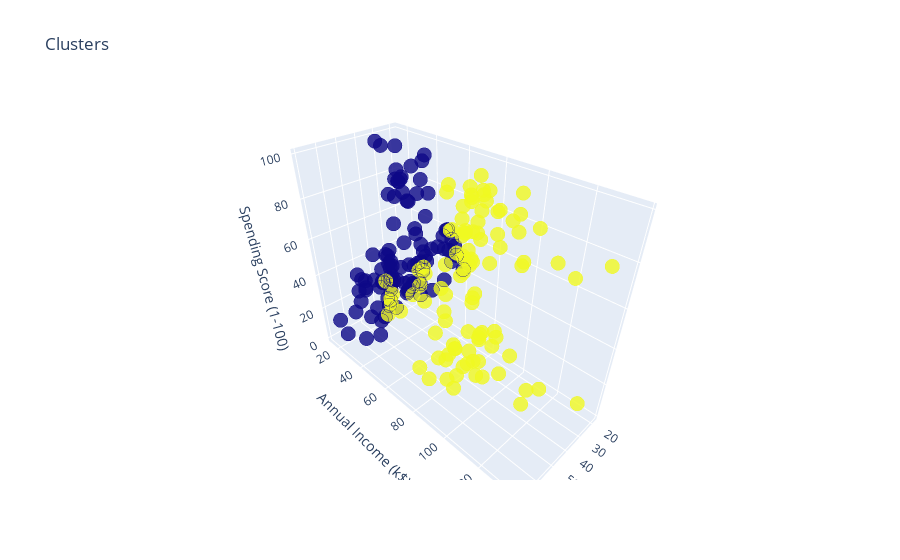

The code cell stored with this chart in its notebook:
### Code cell
import plotly as py
import plotly.graph_objs as go 

df_cli['label3'] =  labels3
trace1 = go.Scatter3d(
    x= df_cli['Age'],
    y= df_cli['Annual Income (k$)'],
    z= df_cli['Spending Score (1-100)'],
    mode='markers',
     marker=dict(
        color = df_cli['label3'], 
        size= 5,
        line=dict(
            color= df_cli['label3'],
            width= 12
        ),
        opacity=0.8
     )
)
data = [trace1]
layout = go.Layout(
    title= 'Clusters',
    scene = dict(
            xaxis = dict(title  = 'Age'),
            yaxis = dict(title  = 'Annual Income (k$)'),
            zaxis = dict(title  = 'Spending Score (1-100)')
        )
)
fig = go.Figure(data=data, layout=layout)
py.offline.iplot(fig)
plt.show()

### Figure 1 — Plotly figure (JSON) as saved in the notebook; plotly's stock layout.template omitted (floating-point values rounded to 4 significant figures; data arrays with more than 128 entries replaced by an {"elided": "..."} marker saying what was removed)
{"data": [{"marker": {"color": {"elided": "200 int values"}, "line": {"color": {"elided": "200 int values"}, "width": 12}, "opacity": 0.8, "size": 5}, "mode": "markers", "type": "scatter3d", "x": {"elided": "200 int values"}, "y": {"elided": "200 int values"}, "z": {"elided": "200 int values"}}], "layout": {"scene": {"xaxis": {"title": {"text": "Age"}}, "yaxis": {"title": {"text": "Annual Income (k$)"}}, "zaxis": {"title": {"text": "Spending Score (1-100)"}}}, "title": {"text": "Clusters"}}}
